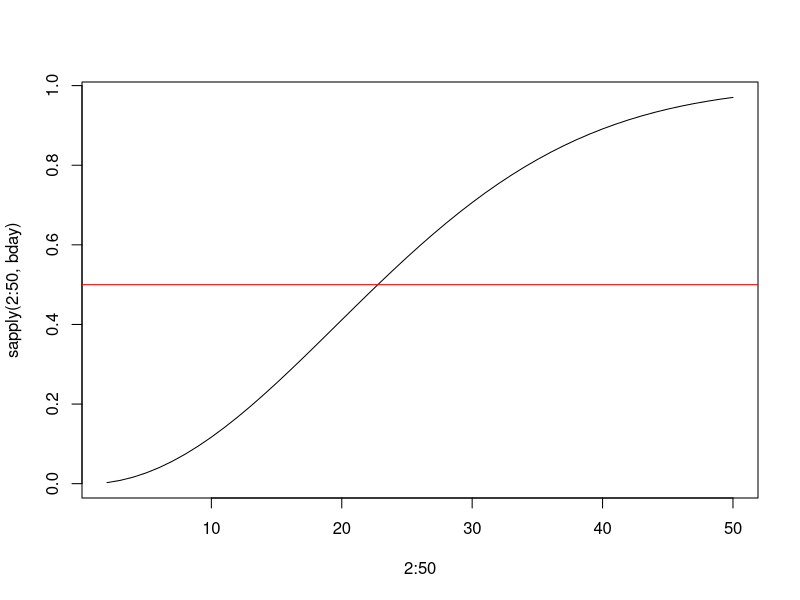
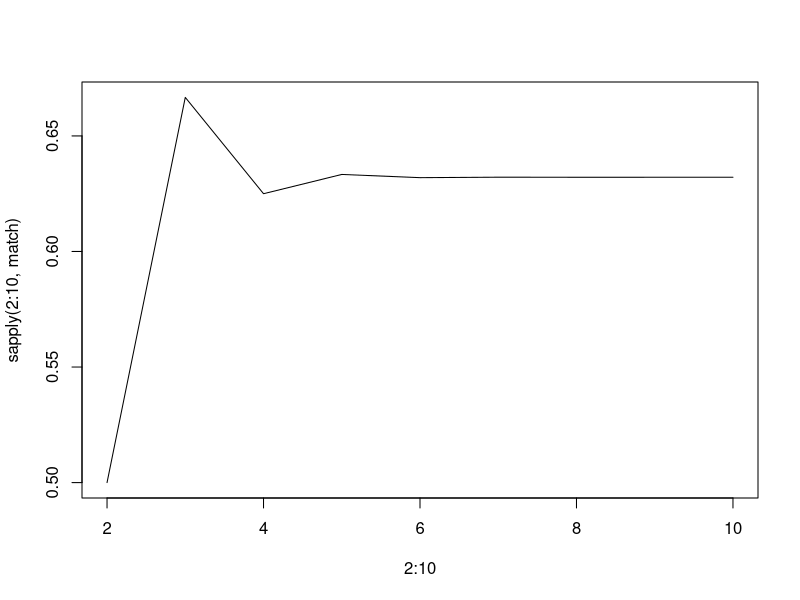
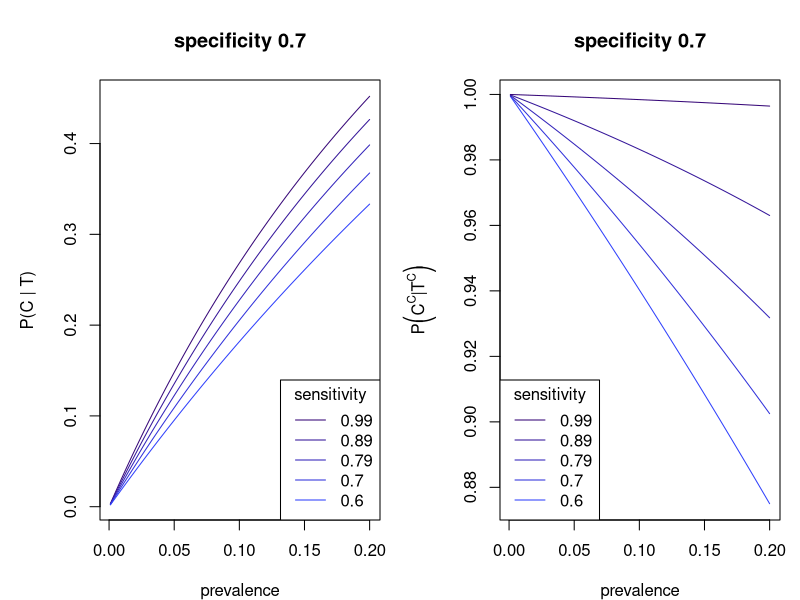
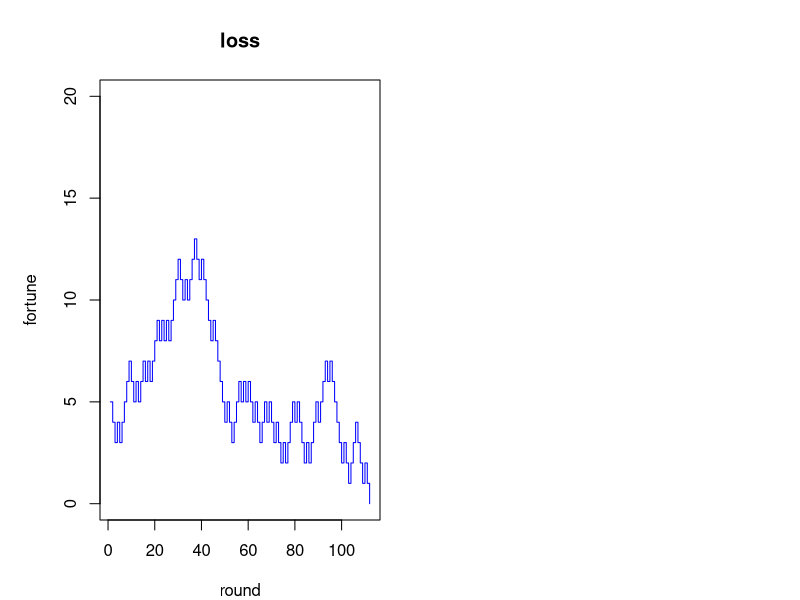
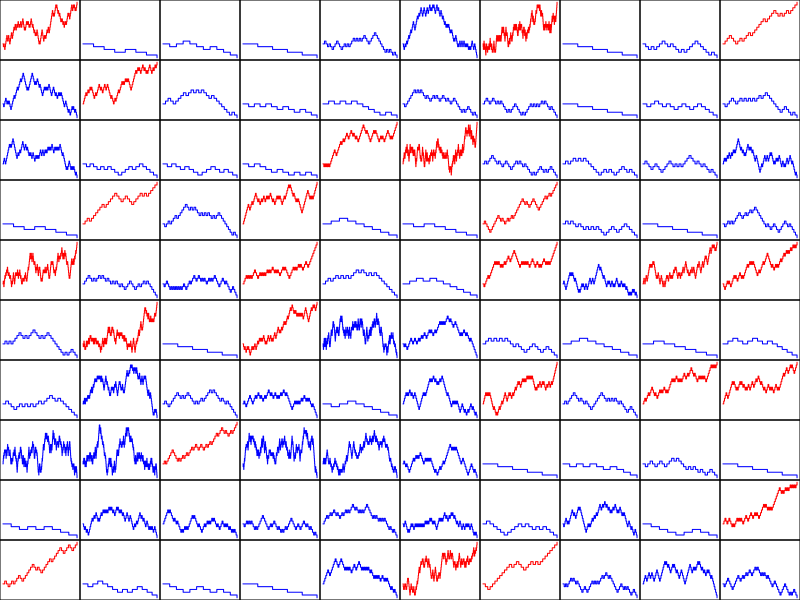
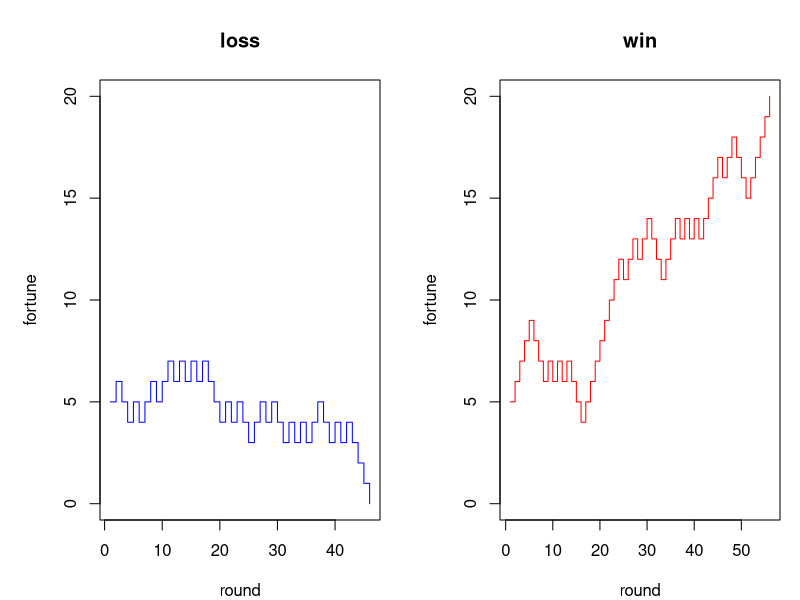
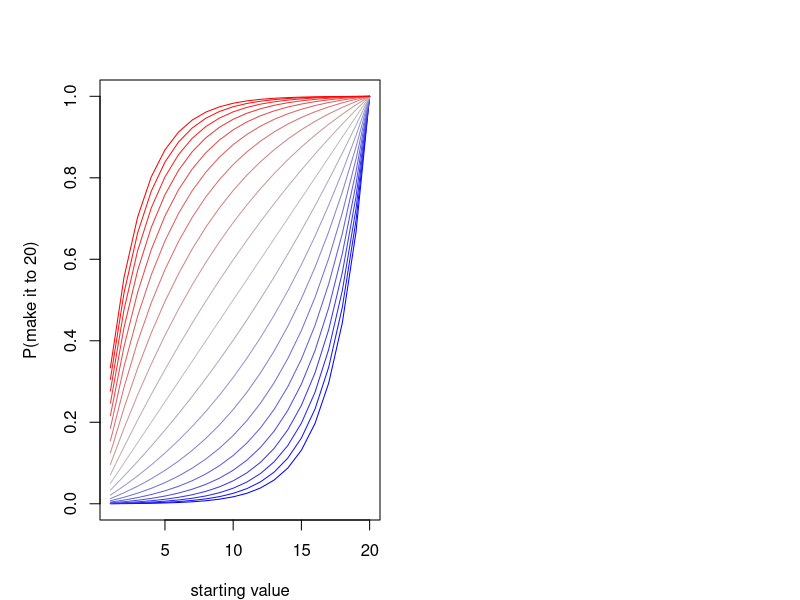

Write R code to recreate these figures, in order.
## birthday problem ------------------------------------------------------------

bday <- function(n){
  bday <- 1
  nm1 <- n - 1
  for(j in 1:nm1){
    bday <- bday*((365-j)/365)
  }
  bday <- 1 - bday
  return(bday)
}

bday(23)

plot(2:50, sapply(2:50, bday), type = 'l')
abline(h = 0.5, col = 'red')

## matching problem ------------------------------------------------------------

match <- function(n){
  series <- (-1)^(0:n)/factorial(0:n)
  prob <- 1 - sum(series)
  return(prob)
}


plot(2:10, sapply(2:10, match), type = 'l')

## sensitivity/specificity example ---------------------------------------------

fn <- function(sens, spec, prev){
  prob1 <- sens*prev/(sens*prev + (1 - spec)*(1 - prev))
  prob2 <- spec*(1 - prev)/(spec*(1 - prev) + (1 - sens)*prev)
  out <- c(present.positive = prob1,
           absent.negative = prob2)
  return(out)
}

# example (a) from class
fn(sens = 0.95, spec = 0.99, prev = 0.005)

# example (b) from class
fn(sens = 0.99, spec = 0.89, prev = 0.005)

# p(present|positive) as function of prevalence and sensitivity in case (a)
spec_val <- 0.7
prev_grid <- seq(from = 0.001, to = 0.2, length = 100)
sens_grid <- seq(from = 0.6, to = 0.99, length = 5)
col_grid <- colorRampPalette(c('#3041fc', '#370878'))(5)
probs <- c(expression('P(C | T)'), 
           expression(paste('P', bgroup('(', paste(C^C, '|', T^C, sep = ''), ')'), sep = '')))
par(mfrow = c(1, 2), mar = c(4, 5, 4, 1))
for(j in 1:length(sens_grid)){
  y <- sapply(prev_grid, function(.x){
    fn(sens = sens_grid[length(sens_grid) - j + 1], 
       spec = spec_val, 
       prev = .x)[1]
  })
  if(j == 1){
    plot(prev_grid, y, type = 'l', 
         xlab = 'prevalence', 
         ylab = probs[1],
         col = col_grid[length(sens_grid) - j + 1],
         main = paste('specificity', spec_val))
  }else{
    points(prev_grid, y, type = 'l', 
           col = col_grid[length(sens_grid) - j + 1])
  }
}
legend(x = 'bottomright',
       legend = sens_grid |>
         rev() |>
         round(2) |>
         as.character(), 
       title = 'sensitivity',
       col = col_grid |> rev(),
       lwd = 1)
for(j in 1:length(sens_grid)){
  y <- sapply(prev_grid, function(.x){
    fn(sens = sens_grid[j], 
       spec = spec_val, 
       prev = .x)[2]
  })
  if(j == 1){
    plot(prev_grid, y, type = 'l', 
         xlab = 'prevalence', 
         ylab = probs[2],
         col = col_grid[j],
         main = paste('specificity', spec_val))
  }else{
    points(prev_grid, y, type = 'l', 
           col = col_grid[j])
  }
}
legend(x = 'bottomleft',
       legend = sens_grid |>
         rev() |>
         round(2) |>
         as.character(), 
       title = 'sensitivity',
       col = col_grid |> rev(),
       lwd = 1)

## gambler's ruin --------------------------------------------------------------
par_default <- par()

# simulating a run
sim_fn <- function(x0, p, k, labs = T){
  # initialize
  x <- x0
  n <- 1
  
  # play until hitting 0 or k
  while((x[n] > 0) && (x[n] < k)){
    x <- append(x, x[n] + 2*rbinom(1, 1, p) - 1)
    n <- length(x)
  }
  
  if(x[n] == 0){
    outcome <- 'loss'
    col_rslt <- 'blue'
  }else{
    outcome <- 'win'
    col_rslt <- 'red'
  }
  
  # plot
  if(labs){
  plot(x, type = 's', 
       col = col_rslt,
       ylim = c(0, k),
       xlab = 'round',
       ylab = 'fortune',
       main = outcome)
  }else{
    plot(x, type = 's',
         col = col_rslt,
         ylim = c(0, k),
         xlab = NULL,
         ylab = NULL,
         main = NULL,
         xaxt = 'n',
         yaxt = 'n')
  }
    
  # output run
  return(x)
}

# play once
par(par_default)
sim_fn(5, 0.5, 20)

# repeat many times
par(mfrow = rep(10, 2), mar = rep(0, 4))
lapply(1:100, function(i){
  sim_fn(x0 = 5, p = 0.5, k = 20, labs = F)
})

# how many simulations until a win?
par(par_default)
play_until_win <- function(x0, p, k){
  run <- 0
  n <- 0
  while(rev(run)[1] == 0){
    run <- sim_fn(x0, p, k)
    n <- n + 1
    print(n)
  }
}
play_until_win(5, 0.5, 20)

# solution
aj <- function(j, k, p){
  if(p == 1/2){
    prob <- j/k
  }else{
    odds <- (1-p)/p
    prob <- (1 - odds^j)/(1 - odds^k)
  }
  return(prob)
}

# compute solution for one setting
aj(5, 20, 0.45)

# compare solution paths
k_val <- 20
p_grid <- seq(from = 0.4, to = 0.6, by = 0.01)
col_grid <- colorRampPalette(c('blue', 'grey', 'red'))(length(p_grid))
for(i in 1:length(p_grid)){
  x <- 1:k_val
  y <- aj(x, k_val, p_grid[i])
  if(i == 1){
    plot(x, y, type = 'l',
         xlab = 'starting value',
         ylab = paste('P(make it to ', k_val, ')', sep = ''),
         col = col_grid[i])
  }else{
    points(x, y, type = 'l', col = col_grid[i])
  }
}
